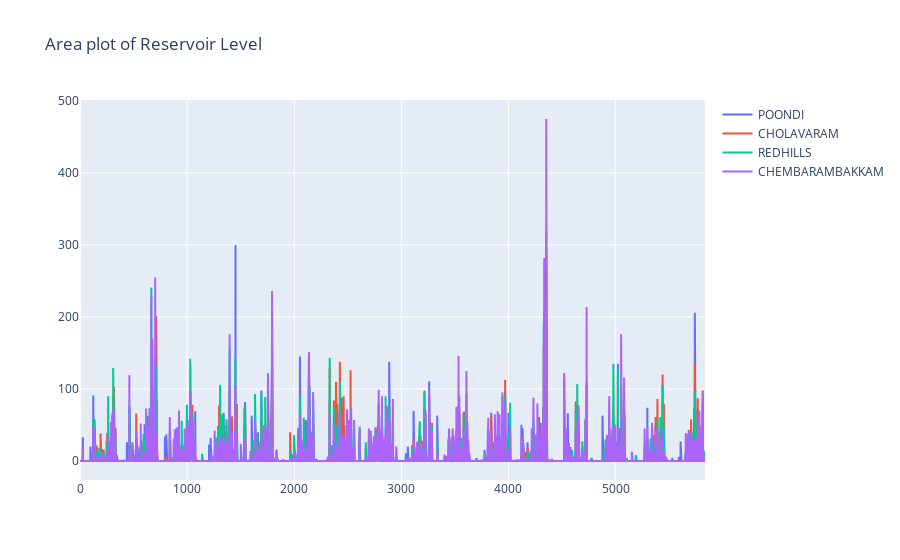

Notebook code for this chart:
### Code cell
data=[]

for i in ['POONDI', 'CHOLAVARAM', 'REDHILLS', 'CHEMBARAMBAKKAM']:
    trace = go.Scatter(
        x = rainfall.index,
        y = rainfall.loc[:,i],
        name = i,
        mode = 'lines'
    )
    data.append(trace)

fig = go.Figure(data = data, layout = layout)
py.offline.iplot(fig)

### Figure 1 — Plotly figure (JSON) as saved in the notebook; plotly's stock layout.template omitted (floating-point values rounded to 4 significant figures; data arrays with more than 128 entries replaced by an {"elided": "..."} marker saying what was removed)
{"data": [{"mode": "lines", "name": "POONDI", "type": "scatter", "x": {"elided": "5836 int values"}, "y": {"elided": "5836 float values"}}, {"mode": "lines", "name": "CHOLAVARAM", "type": "scatter", "x": {"elided": "5836 int values"}, "y": {"elided": "5836 float values"}}, {"mode": "lines", "name": "REDHILLS", "type": "scatter", "x": {"elided": "5836 int values"}, "y": {"elided": "5836 float values"}}, {"mode": "lines", "name": "CHEMBARAMBAKKAM", "type": "scatter", "x": {"elided": "5836 int values"}, "y": {"elided": "5836 float values"}}], "layout": {"title": {"text": "Area plot of Reservoir Level"}}}
